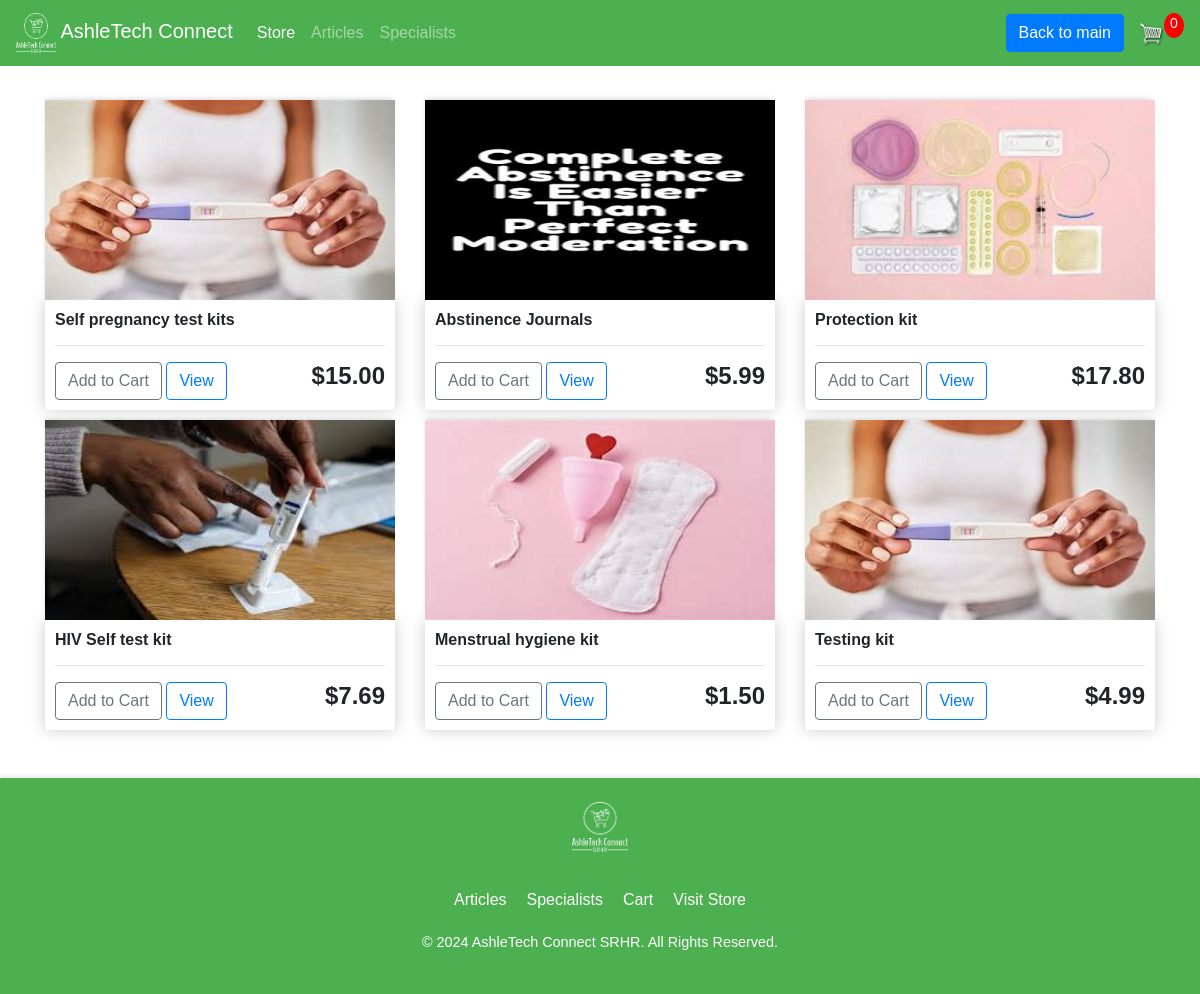
/store/, run on the app's committed database.
### store/models.py (models this page shows, shortened)
class Product(models.Model):
    name = models.CharField(max_length=200, null=True)
    price = models.FloatField(max_length=200, null=True)
    digital = models.BooleanField(default=False, null=True, blank=True)
    image = models.ImageField(null=True, blank=True)
    @property
    def imageURL(self):
        try:
            url = self.image.url
        except:
            url = ''
        return url

### store/views.py (the view)
# urls.py: path('', include('store.urls')),
def store(request):
    data = cartData(request)
    cartItems = data['cartItems']
    order = data['order']
    items = data['items']
    products = Product.objects.all()
    context = {'products': products, 'cartItems': cartItems}
    return render(request, 'store/store.html', context)

### store/utils.py (called while the page is built, shortened)
def cookieCart(request):
    try:
        cart = json.loads(request.COOKIES['cart'])
    except:
        cart = {}
        print('CART:', cart)
    items = []
    order = {'get_cart_total': 0, 'get_cart_items': 0, 'shipping': False}
    cartItems = order['get_cart_items']
    return {'cartItems': cartItems, 'order': order, 'items': items}

def cartData(request):
    if request.user.is_authenticated:
        try:
            customer = request.user.customer
        except Customer.DoesNotExist:
            customer = None
    else:
        customer = None
    if customer:
        order, created = Order.objects.get_or_create(customer=customer, complete=False)
        items = order.orderitem_set.all()
        cartItems = order.get_cart_items
    else:
        cookieData = cookieCart(request)
        cartItems = cookieData['cartItems']
        order = cookieData['order']
        items = cookieData['items']
    return {'cartItems': cartItems, 'order': order, 'items': items}

### templates/store/store.html
{% extends 'store/main.html' %}
{% load static %}
{% block content %}
     <div class="row">
      {% for product in products %}
        <div class="col-lg-4">
            <img class="thumbnail" src="{{ product.imageURL }}">
            <div class="box-element product">
                <h6><strong>{{ product.name }}</strong></h6>
                <hr>
                <button data-product={{ product.id }} data-action="add" class="btn btn-outline-secondary add-btn update-cart">Add to Cart</button>
                <a class="btn btn-outline-primary" href="{% url 'cart' %}">View</a>
		        <h4 style="display: inline-block; float: right"><strong>${{ product.price|floatformat:2 }}</strong></h4>
            </div>
        </div>
      {% endfor product in products %}
    </div>
{% endblock content %}

### static/css/main.css (style rules this page uses)
body { background-color: #4CAF50; }
h1,h2,h3,h4,h5,h6 { color:hsl(0, 0%, 30%); }
.box-element { box-shadow:hsl(0, 0%, 80%) 0 0 16px; background-color: #fff; border-radius: 4px; padding: 10px; }
.thumbnail { width: 100%; height: 200px; -webkit-box-shadow: -1px -3px 5px -2px rgba(214,214,214,1); -moz-box-shadow: -1px -3px 5px -2px rgba(214,214,214,1); box-shadow: -1px -3px 5px -2px rgba(214,214,214,1); }
.product { border-radius: 0 0 4px 4px; }
.col-lg-4, .col-lg-6, .col-lg-8, .col-lg-12 { margin-top: 10px; }
.btn { border-radius: 0; }

### data on the page
Product: imageURL (picture), name "Self pregnancy test kits", price "15.00"
Product: imageURL (picture), name "Abstinence Journals", price "5.99"
Product: imageURL (picture), name "Protection kit", price "17.80"
Product: imageURL (picture), name "HIV Self test kit", price "7.69"
Product: imageURL (picture), name "Menstrual hygiene kit", price "1.50"
Product: imageURL (picture), name "Testing kit", price "4.99"

### other printed values
{{ cartItems }} "0"
